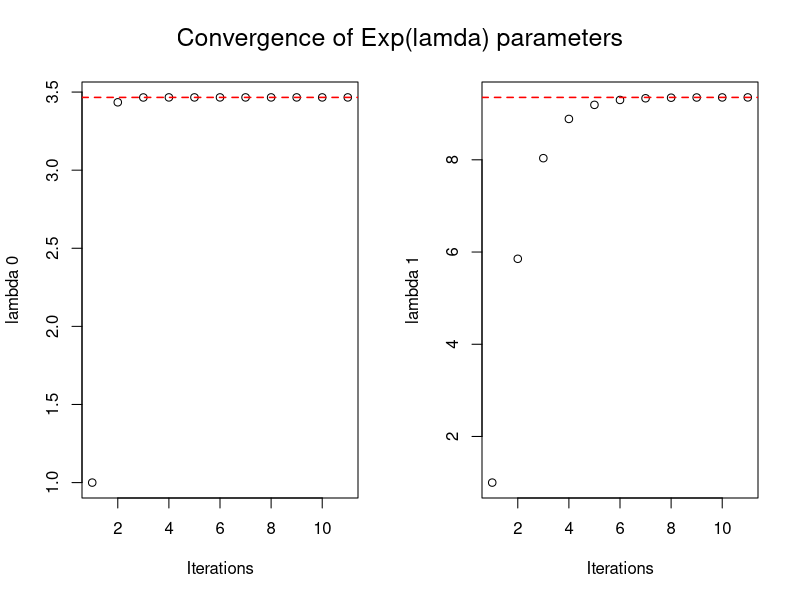
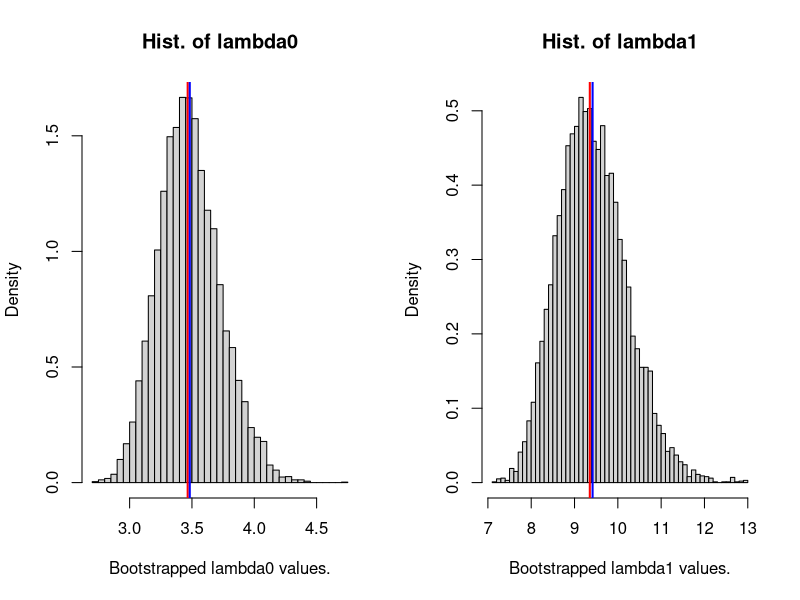

Recreate these plots in R, in order.

read.data = function() {
  z = read.table("ex3-additional-files/z.txt", 
               header=F, col.names=c('z'))
  u = read.table("ex3-additional-files/u.txt", 
               header=F, col.names=c('u'))

  observed = list(unlist(z), unlist(u))
  names(observed) = c("z", "u")
  return (observed)
}

EM.step = function(lambdas, z, u, c0, c1) {
  # Update the estimates for the parameters
  # lam.0.t and lam.1.t:
  n = length(z)
  
  lam0 = lambdas[1]
  kappa0 = sum((1 - u)*(1/lam0 - z/(exp(lam0*z) - 1)))
  
  lam1 = lambdas[2]
  kappa1 = sum(u*(1/lam1 - z/(exp(lam1*z) - 1)))
  
  lambdas.next = n/c(c0 + kappa0, c1 + kappa1)
  return(lambdas.next)
}

l2.norm = function(x) sqrt(sum(x^2))

EM.optimization = function(lambdas, z, u, rtol=1.0e-5, atol=1.0e-3, 
                           store.iterates=F) {
  # lambdas = c(lam.0, lam.1)
  if (length(lambdas) != 2) {
    stop("length(lambdas) must equal 2.")
  }
  # Use a relative tolerance, forward error stopping criterion.
  # When:
  #  ||lambdas_(t+1) - lambdas_(t)||/||lambdas_(t) - lambdas_(t-1)|| > (1-eps),
  # we say we have converged.
  # Or, converged when:
  #   ||lambdas_(t+1) - lambdas_(t)|| < eps.
  
  c0 = sum(u*z)
  c1 = sum(z) - c0
  
  iterate = function(lambdas) EM.step(lambdas, z, u, c0, c1)
  
  lambdas.prev = lambdas
  lambdas.next = iterate(lambdas)
  
  # Add storage of the lambda values:
  if (store.iterates){
    storage = cbind(lambdas.prev, lambdas.next)
  } 
  
  while (l2.norm(lambdas.next - lambdas.prev) > atol) {
    lambdas.prev = lambdas.next
    lambdas.next = iterate(lambdas.next)
    
    if (store.iterates) {
      storage = cbind(storage, lambdas.next)
    }
  }

    if (store.iterates){
    return (list(lambdas=lambdas.next, iterates=storage))  
  } else {
    return (lambdas.next)
  }
}


lambdas.bootstrap = function(B, z, u) {
  # Sample indices with resampling from the length
  # of z.
  n = length(z)
  indices = sample(1:n, B*n, replace=T)
  
  # Sample bootstrap samples in columns:
  z.boot = matrix(z[indices], nrow=n, ncol=B)
  u.boot = matrix(u[indices], nrow=n, ncol=B)
  
  # Estimate the lambdas (lam0, lam1) B times: 
  # Store them in one column each.
  lambdas.boot = matrix(NA, nrow=B, ncol=2)

  init_lambdas = c(1.0, 1.0)
  for (i in 1:B) {
    lambdas_i = EM.optimization(init_lambdas, z.boot[ , i], u.boot[ , i])
    lambdas.boot[i, ] = lambdas_i
  }
  
  return (lambdas.boot)
}


lambdas.log.likelihood = function(lambdas, z, c0) {
  # c0 = sum(u).
  n = length(z)
  lam0 = lambdas[1]; lam1 = lambdas[2]
  log.lam0 = log(lam0); log.lam1 = log(lam1)

  log.u = -n*(log(lam0 + lam1) - log.lam0) +
          (log.lam1 - log.lam0)*c0
  
  exp.lam0 = exp(-lam0*z); exp.lam1 = exp(-lam1*z)
  log.z = sum(
    log(
          lam0*exp.lam0*(1 - exp.lam1) +
          lam1*exp.lam1*(1 - exp.lam0)
        )
    )
  
  log.likelihood = log.u + log.z
  return (log.likelihood)
}


C1.main = function() {
  cat(paste("\nProblem C.1:\n"))
  observed = read.data()
  z = observed$z; u = observed$u
  
  # Initial guess:
  init.lambdas = c(1.0, 1.0)
  ml.lambdas = EM.optimization(init.lambdas, z, u, store.iterates = T)
  
  lambdas = ml.lambdas$lambdas
  cat(paste("The EM-algorithm converged on the values:",
    "\nlambda0: ", format(lambdas[1], digits=5), 
    ", lambda1: ", format(lambdas[2], digits=5), 
    "\n\n", sep="")
      )
  num.iterates = length(ml.lambdas$iterates[1, ])
  par(mfrow = c(1, 2))
  plot(ml.lambdas$iterates[1, ], ylab="lambda 0",  # ylim=c(0.8, 4.0), 
       xlab="Iterations", xlim=c(1, num.iterates))
  abline(h=lambdas[1],  
         col = "red",            # Modify color
         lty = "dashed",         # Modify line type
         lwd = 1.5)   
  
  plot(ml.lambdas$iterates[2, ], ylab="lambda 1", # ylim=c(0.8, 10.0), 
       xlab="Iterations", xlim=c(1, num.iterates))
  abline(h=lambdas[2],  
         col = "red",            # Modify color
         lty = "dashed",         # Modify line type
         lwd = 1.5)
  mtext("Convergence of Exp(lamda) parameters", outer=T,  cex=1.5, line=-2.5)
  par(mfrow = c(1, 1))
}


C2.main = function() {
  cat(paste("\nProblem C.2:\n"))
  
  observed = read.data()
  z = observed$z; u = observed$u
  lambdas.full = EM.optimization(c(1.0, 1.0), z, u)
  
  B = 1.0e4L
  lambdas.boot = lambdas.bootstrap(B, z, u)
  lam0.boot = mean(lambdas.boot[ , 1])
  lam1.boot = mean(lambdas.boot[ , 2])
  
  bias0 = lam0.boot - lambdas.full[1]
  bias1 = lam1.boot - lambdas.full[2]

  par(mfrow = c(1, 2))
  hist(lambdas.boot[ , 1], probability = T, main="Hist. of lambda0",
       xlab="Bootstrapped lambda0 values.", breaks=50)
  abline(v=lambdas.full[1],  
         col = "red",            # Modify color
         # lty = "dashed",         # Modify line type
         lwd = 2.0)
  abline(v=lam0.boot,  
         col = "blue",          # Modify color
         # lty = "dashed",         # Modify line type
         lwd = 2.0)
  cat(paste("The estimated bias of the lambda0 estimate is: ",
            format(bias0, digits=6), "\n", sep=""))
  
  hist(lambdas.boot[ , 2], probability = T, main="Hist. of lambda1",
       xlab="Bootstrapped lambda1 values.", breaks=50)
  abline(v=lambdas.full[2],  
         col = "red",            # Modify color
         # lty = "dashed",         # Modify line type
         lwd = 2.0)
  abline(v=lam1.boot,  
         col = "blue",          # Modify color
         # lty = "dashed",         # Modify line type
         lwd = 2.0)
  cat(paste("The estimated bias of the lambda0 estimate is: ",
            format(bias1, digits=6), "\n", sep=""))
  par(mfrow = c(1, 1))
  
  lambda.estimates.correlation = cor(lambdas.boot[ , 1], lambdas.boot[ , 2])
  lambdas.est.covar = cov(lambdas.boot)

  cat(paste("\nThe correlation between lambda0 and lambda1 from ", B, 
            " bootstrap samples, is:\n\t", 
            format(lambda.estimates.correlation, digits=6), "\n", sep=""))
  cat(paste("The bootstrapp-estimated covariance matrix for",
            " (lambda0, lambda1):\n", sep=""))
  print(lambdas.est.covar)
}

C3.main = function() {
  cat(paste("\nProblem C.3:\n"))
  
  observed = read.data()
  z = observed$z; u = observed$u
  c0 = sum(u)
  
  objective = function(lambdas) {
      lambdas.log.likelihood(lambdas, z, c0)
  }
  init.lambdas = c(2.0, 6.0)
  control = list(fnscale=-1.0)
  optim.res = optim(init.lambdas, objective, method="L-BFGS-B",
                    lower=c(0.01, 0.01), upper=c(100.0, 100.0), 
                    control=control,
                    hessian=T)
  # str(optim.res)
  ml.lambdas = optim.res$par
  lambdas.est.covar = -solve(optim.res$hessian)
  
  cat(paste("The maximum likelihood estimates for (lambda0, lambda1)",
            " are:\n( ", format(ml.lambdas[1], digits=5), 
            ", ", format(ml.lambdas[2],digits=5),
            " )\n", sep=""))
  cat(paste("The 'maximum likelihood'-estimated covariance matrix for",
            " (lambda0, lambda1):\n", sep=""))
  print(lambdas.est.covar)
}

C1.main()
C2.main()
C3.main()